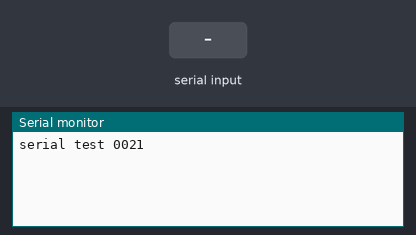
Recording of a program running on a simulated Arduino Uno, built with avr-gcc and run on an emulated ATmega328P. Parts: the last lines printed to the serial monitor. The test bench sets the inputs (shaded band).

Above: at 1.2 s.
1.3 s: "1" received over Serial
At 2.1 s:
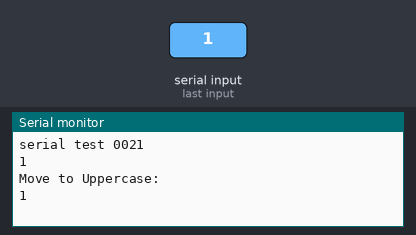
2.8 s: "0" received over Serial
At 3.3 s:
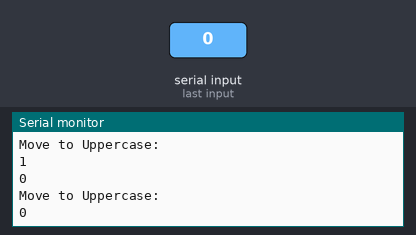
4.3 s: "2" received over Serial
At 5.6 s:
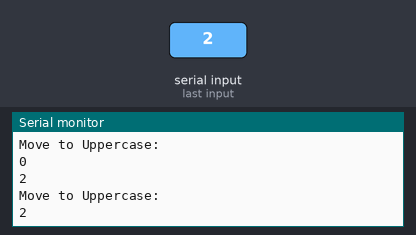
Timing chart, 0 to 7.3 s (numbered marks = the images above; inputs shaded):
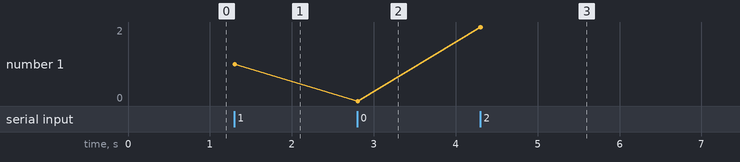

The program:

main.cpp
```cpp
#include <Arduino.h>

// zoomkat 7-30-11 serial I/O string test
// type a string in serial monitor. then send or enter
// for IDE 0019 and later

String readString;

void setup() {
  Serial.begin(115200);
  Serial.println("serial test 0021"); // so I can keep track of what is loaded
}

void loop() {

  readString="";
  while (Serial.available()) {
    delay(2);  //delay to allow byte to arrive in input buffer
    char c = Serial.read();
    readString += c;
  }

  if (readString.length() >0) {
    Serial.println(readString);
    Serial.println("Move to Uppercase: ");
    readString.toUpperCase();
    Serial.println(readString);

    readString="";
  }
}
```

Measured:
- after the input at 1.3 s, the serial monitor: prints a new line at once (image 1)
- after the input at 2.8 s, the serial monitor: prints a new line at once (image 2)
- after the input at 4.3 s, the serial monitor: prints a new line at once (image 3)
- plotted number 1: 1 → 0 after the input at 2.8 s, 0 → 2 after the input at 4.3 s
